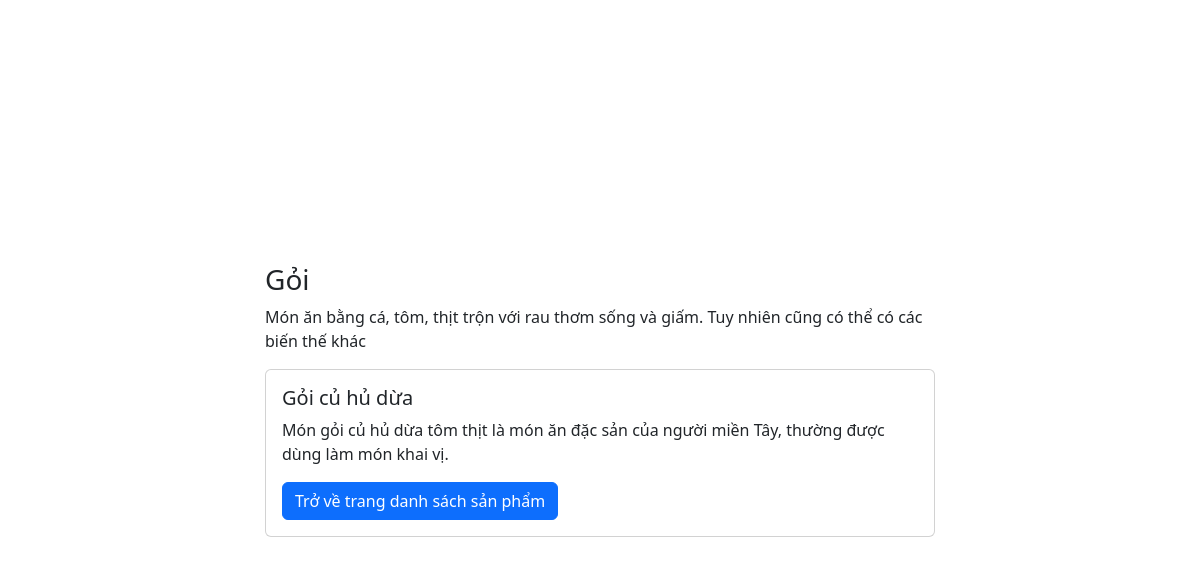
Screenshot of /view/view_detail/index.php?maMonAn=M001 with the database file from the repository.
### tables this page shows
CREATE TABLE `mon_an` (
  `tenMonAn` varchar(50) NOT NULL,
  `maMonAn` varchar(15) NOT NULL,
  `moTaMonan` varchar(100) NOT NULL,
  `giaNiemYet` int(11) NOT NULL
);

CREATE TABLE `nhom_mon_an` (
  `tenNhomMonAn` varchar(30) NOT NULL,
  `maNhomMonAn` varchar(15) NOT NULL,
  `moTaNhomMonAn` varchar(100) NOT NULL
);

### view/view_detail/index.php (the view, shortened to what this page needs)
<!doctype html>
<html lang='en'>
<head>
    <link href='cover.css' rel='stylesheet'>
    <link href='https://cdn.jsdelivr.net/npm/bootstrap@5.2.3/dist/css/bootstrap.min.css' rel='stylesheet'>
</head>
<body class=''>
    <main class='main-content w-100 m-auto'>
        <?php
        if (isset($_GET['maMonAn'])) {
            $conn = OpenCon();
            $maMonAn = $_GET['maMonAn'];
            $query = "SELECT * FROM `mon_an` WHERE maMonAn = '$maMonAn';";
            $result = $conn->query($query);
            if ($result->num_rows > 0) {
                while ($row = $result->fetch_assoc()) {
                    $maMonAn = $row['maMonAn'];
                    $query = "SELECT * FROM `mon_an_thuoc_nhom` WHERE maMonAn = '$maMonAn';";
                    $result1 = $conn->query($query);
                    $result2 = $result1->fetch_assoc()['maNhomMonAn'] ?? '';
                    $query1 = "SELECT * FROM `nhom_mon_an` WHERE maNhomMonAn = '$result2';";
                    $result3 = $conn->query($query1);
                    $result4 = $result3->fetch_assoc()['tenNhomMonAn'] ?? '';
                    $result3 = $conn->query($query1);
                    $result5 = $result3->fetch_assoc()['moTaNhomMonAn'] ?? '';
                    echo "<div>
                    <h3>$result4</h3>
                    <p>$result5</p>
                </div>";
                }
            }
        }
        ?>
        <?php
        if (isset($_GET['maMonAn'])) {
            $conn = OpenCon();
            $maMonAn = $_GET['maMonAn'];
            $query = "SELECT * FROM `mon_an` WHERE maMonAn = '$maMonAn';";
            $result = $conn->query($query);
            if ($result->num_rows > 0) {
                while ($row = $result->fetch_assoc()) {
                    $maMonAn = $row['maMonAn'];
                    $tenMonAn = $row['tenMonAn'];
                    $moTaMonan = $row['moTaMonan'];
                    $query = "SELECT * FROM `anh_mon_an` WHERE maMonAn = '$maMonAn';";
                    $result1 = $conn->query($query);
                    $result2 = $result1->fetch_assoc()['anhMonAn'] ?? '';
                    echo "<div class='card'>
                <img src='$result2' class='card-img-top' alt=''>
                <div class='card-body'>
                    <h5 class='card-title'>$tenMonAn</h5>
                    <p class='card-text'>$moTaMonan</p>
                    <a href='../' class='btn btn-primary'>Trở về trang danh sách sản phẩm</a>
                </div>
            </div>";
                }
            }
        }
        ?>
    </main>
</body>
</html>

### view/view_detail/cover.css (style rules this page uses)
html, body { height: 100%; }
body { display: flex; align-items: center; padding-top: 40px; padding-bottom: 40px; background-color: #f5f5f5; }
.main-content { max-width: 700px; padding: 15px; }

### rows the page displays
mon_an: nhom_mon_an.tenNhomMonAn "Gỏi", nhom_mon_an.moTaNhomMonAn "Món ăn bằng cá, tôm, thịt trộn với rau thơm sống và giấm. Tuy nhiên cũng có thể có các biến thế khác", tenMonAn "Gỏi củ hủ dừa", moTaMonan "Món gỏi củ hủ dừa tôm thịt là món ăn đặc sản của người miền Tây, thường được dùng làm món khai vị."
